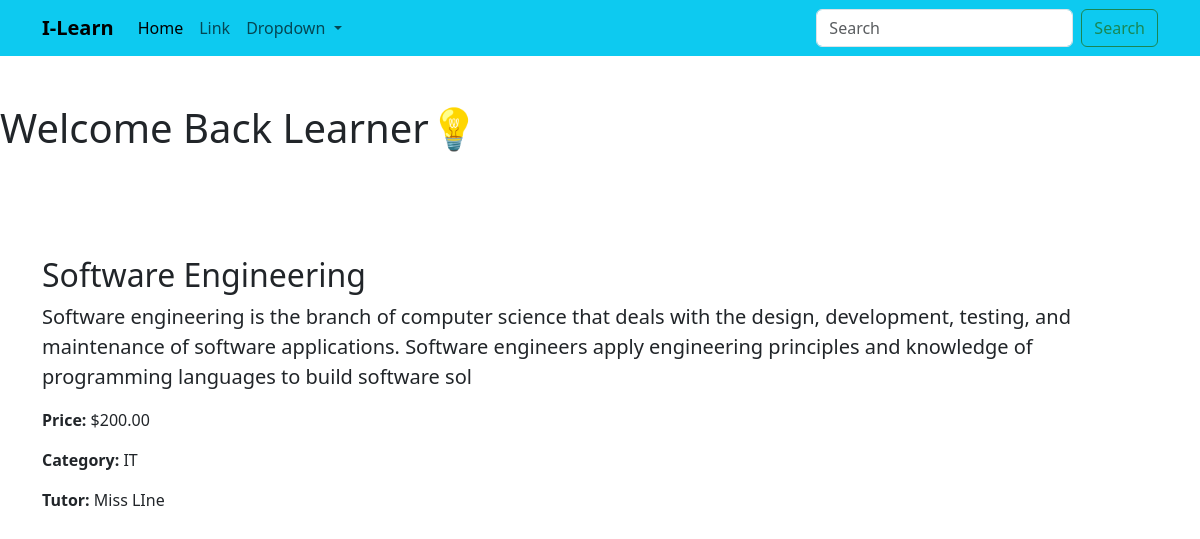
The app's page /firstApp/read-courses/1 with its own data.
### firstApp/models.py (models this page shows, shortened)
class Course(models.Model):
    title= models.CharField(max_length=100)
    description= models.CharField(max_length=255)
    category= models.CharField(max_length=200)
    tutor= models.CharField(max_length=100)
    image = models.CharField(max_length=255)
    price= models.DecimalField(max_digits=10, decimal_places=2)
    created_at= models.DateField(auto_now_add=True)
    updated_at= models.DateField(auto_now=True)

### firstApp/views.py (the view)
# urls.py: path('read-courses/<str:pk>', views.readOneCourse, name='readOneCourse'),
def readOneCourse(request, pk):
    course = Course.objects.get(id=pk)
    context ={'item':course}
    return render(request, 'firstApp/item.html', context)

### firstApp/templates/firstApp/item.html (shortened to what this page needs)
{% extends 'index.html' %}
{% block content %}
<div class="container py-5">
    <h2>{{ item.title }}</h2>
    <p class="lead">{{ item.description }}</p>
    {% if item.price %}
        <p><strong>Price:</strong> ${{ item.price }}</p>
    {% endif %}
    {% if item.category %}
        <p><strong>Category:</strong> {{ item.category }}</p>
    {% endif %}
    {% if item.tutor %}
        <p><strong>Tutor:</strong> {{ item.tutor }}</p>
    {% endif %}
</div>
{% endblock %}

### templates/index.html (shortened to what this page needs)
<!DOCTYPE html>
<html lang="en">
<head>
    <link href="https://cdn.jsdelivr.net/npm/bootstrap@5.3.8/dist/css/bootstrap.min.css" rel="stylesheet">
</head>
<body>
    {% include 'navbar.html' %}
    <h1 class="py-5 ">Welcome Back Learner💡</h1>
    {% block content  %}
    {% endblock %}
</body>
</html>

### templates/navbar.html (shortened to what this page needs)
<nav class="navbar navbar-expand-lg bg-info">
  <div class="container">
    <a class="navbar-brand fw-bold" href="#">I-Learn</a>
    <div class="collapse navbar-collapse" id="navbarSupportedContent">
      <ul class="navbar-nav me-auto mb-2 mb-lg-0">
        <li class="nav-item">
          <a class="nav-link active" aria-current="page" href="#">Home</a>
        </li>
        <li class="nav-item">
          <a class="nav-link" href="#">Link</a>
        </li>
        <li class="nav-item dropdown">
          <a
            class="nav-link dropdown-toggle"
            href="#"
            role="button"
            data-bs-toggle="dropdown"
            aria-expanded="false"
          >
            Dropdown
          </a>
        </li>
      </ul>
      <form class="d-flex" role="search">
        <input
          class="form-control me-2"
          type="search"
          placeholder="Search"
          aria-label="Search"
        />
        <button class="btn btn-outline-success" type="submit">Search</button>
      </form>
    </div>
  </div>
</nav>

### records on screen
Course: title "Software Engineering", description "Software engineering is the branch of computer science that deals with the design, development, testing, and maintenance of software applications. Software engineers apply engineering principles and knowledge of programming languages to build software sol", price "200.00", category "IT", tutor "Miss LIne"
